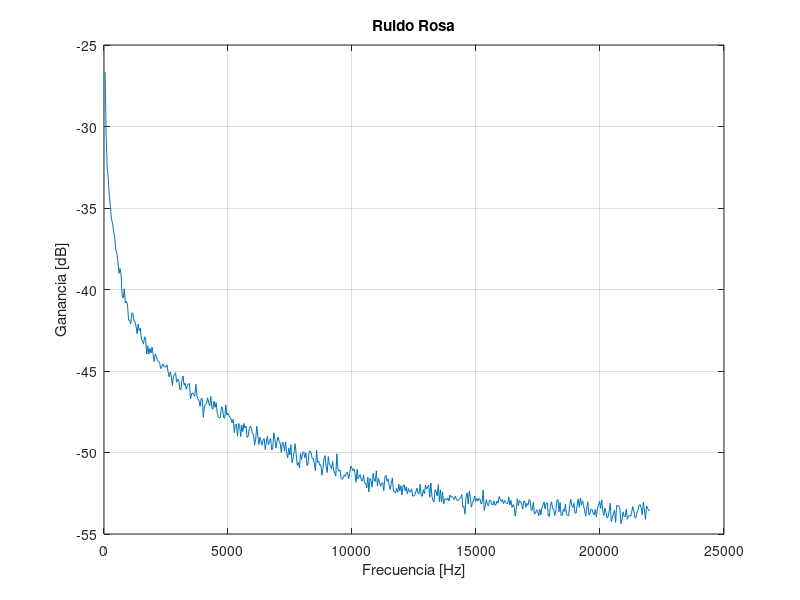

The MATLAB source for this figure:
%%No voy a codear un FFT, voy a importar .txt a partir de Audacity

dataFile = importdata('FFT Pink Noise.txt');
arrayFFT = dataFile.data;
arrayFFT = transpose(arrayFFT);
X = arrayFFT([1],:);
Y = arrayFFT([2],:);
plot(X,Y)
    title ('Ruido Rosa')
    xlabel ('Frecuencia [Hz]')
    ylabel ('Ganancia [dB]')
    grid on